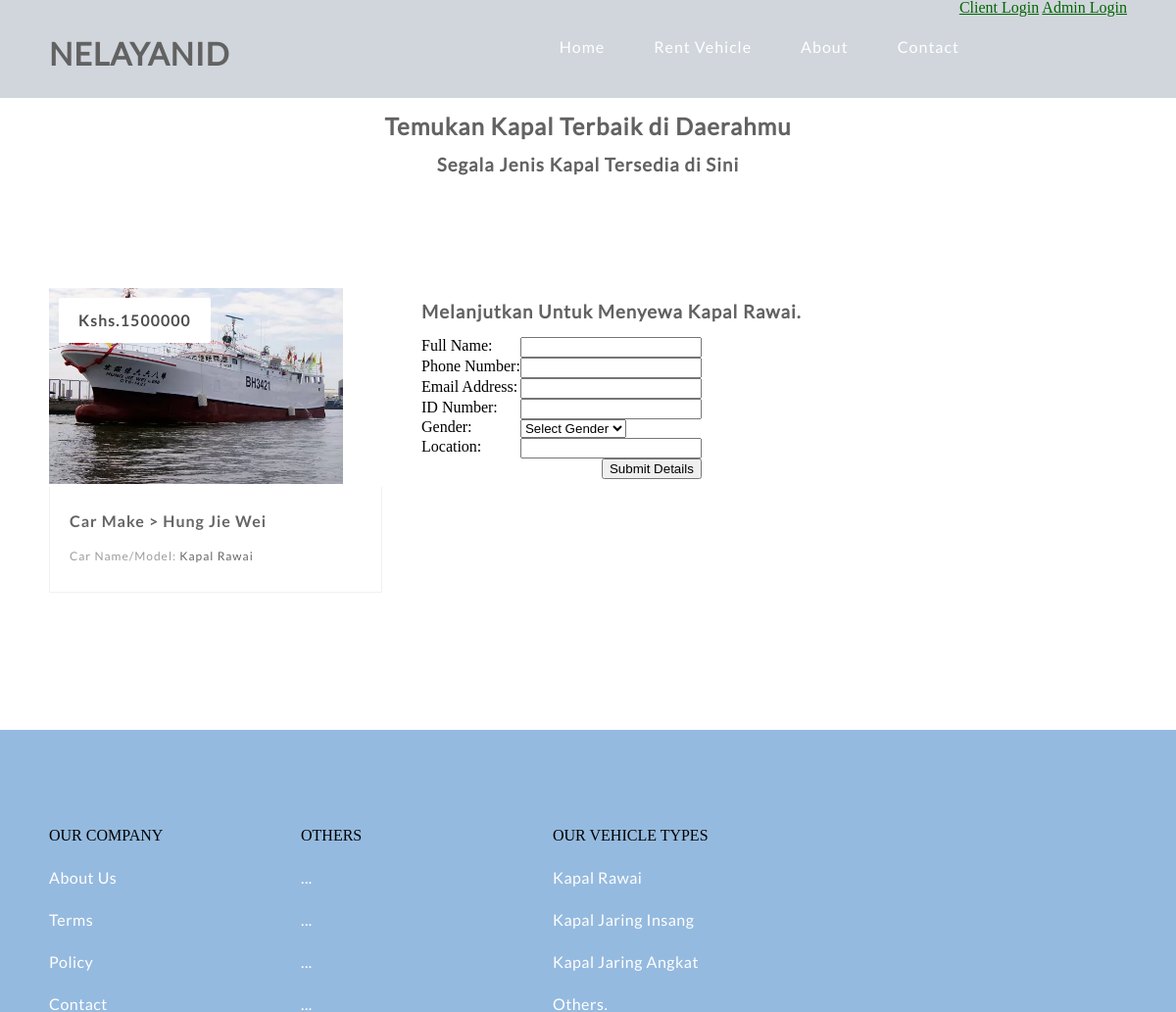
/book_car.php?id=11, run on the app's committed database.
### tables this page shows
CREATE TABLE `cars` (
  `car_id` int(11) NOT NULL,
  `car_name` varchar(255) NOT NULL,
  `car_type` varchar(255) NOT NULL,
  `image` text NOT NULL,
  `hire_cost` int(11) NOT NULL,
  `capacity` int(11) NOT NULL,
  `status` varchar(255) NOT NULL
);

### book_car.php (the view, shortened to what this page needs)
<?php
	include 'includes/config.php';
	$isLoggedIn = isset($_SESSION['email']) && isset($_SESSION['pass']);
	$carId = $_GET['id'];
	$sel = "SELECT * FROM cars WHERE car_id = '$carId'";
	$rs = $conn->query($sel);
	$rws = $rs->fetch_assoc();
?>
<!DOCTYPE html>
<html lang="en">
<head>
	<link rel="stylesheet" type="text/css" href="css/reset.css">
	<link rel="stylesheet" type="text/css" href="css/responsive.css">
</head>
<body>
	<section class="">
		<?php include 'header.php'; ?>
		<section class="caption">
			<h2 class="caption" style="text-align: center">Temukan Kapal Terbaik di Daerahmu</h2>
			<h3 class="properties" style="text-align: center">Segala Jenis Kapal Tersedia di Sini</h3>
		</section>
	</section>
	<section class="listings">
		<div class="wrapper">
			<ul class="properties_list">
				<li>
					<a href="book_car.php?id=<?php echo $rws['car_id'] ?>">
						<img class="thumb" src="cars/<?php echo $rws['image']; ?>" width="300" height="200">
					</a>
					<span class="price"><?php echo 'Kshs.' . $rws['hire_cost']; ?></span>
					<div class="property_details">
						<h1>
							<a href="book_car.php?id=<?php echo $rws['car_id'] ?>"><?php echo 'Car Make > ' . $rws['car_type']; ?></a>
						</h1>
						<h2>Car Name/Model: <span class="property_size"><?php echo $rws['car_name']; ?></span></h2>
					</div>
				</li>
				<h3>Melanjutkan Untuk Menyewa <?php echo $rws['car_name']; ?>.</h3>
				<?php if (!$isLoggedIn) : ?>
					<form method="post">
						<table>
							<tr>
								<td>Full Name:</td>
								<td><input type="text" name="fname" required></td>
							</tr>
							<tr>
								<td>Phone Number:</td>
								<td><input type="text" name="phone" required></td>
							</tr>
							<tr>
								<td>Email Address:</td>
								<td><input type="email" name="email" required></td>
							</tr>
							<tr>
								<td>ID Number:</td>
								<td><input type="text" name="id_no" required></td>
							</tr>
							<tr>
								<td>Gender:</td>
								<td>
									<select name="gender">
										<option> Select Gender </option>
									</select>
								</td>
							</tr>
							<tr>
								<td>Location:</td>
								<td><input type="text" name="location" required></td>
							</tr>
							<tr>
								<td colspan="2" style="text-align:right"><input type="submit" name="save" value="Submit Details"></td>
							</tr>
						</table>
					</form>
				<?php else : ?>
					<a href="pay.php">Click to Book</a>
				<?php endif; ?>
			</ul>
		</div>
	</section>
	<footer>
		<div class="wrapper footer">
			<ul>
				<li class="links">
					<ul>
						<li>OUR COMPANY</li>
						<li><a href="#">About Us</a></li>
						<li><a href="#">Terms</a></li>
						<li><a href="#">Policy</a></li>
						<li><a href="#">Contact</a></li>
					</ul>
				</li>
				<li class="links">
					<ul>
						<li>OTHERS</li>
						<li><a href="#">...</a></li>
						<li><a href="#">...</a></li>
						<li><a href="#">...</a></li>
						<li><a href="#">...</a></li>
					</ul>
				</li>
				<li class="links">
					<ul>
						<li>OUR VEHICLE TYPES</li>
						<li><a href="#">Kapal Rawai</a></li>
						<li><a href="#">Kapal Jaring Insang</a></li>
						<li><a href="#">Kapal Jaring Angkat</a></li>
						<li><a href="#">Others.</a></li>
					</ul>
				</li>
			</ul>
		</div>
	</footer>
</body>
</html>

### css/responsive.css (style rules this page uses)
body { background: #fff; }
.wrapper { max-width: 1100px; margin: 0 auto; position: relative; }
h1, h2, h3, h4, h5 ,h6 { color: #626262; font-family: "lato-regular", Helvetica, Arial, sans-serif; letter-spacing: 1px; }
h1 { font-size: 2em; margin: .67em 0 }
h2 { font-size: 1.5em; margin: .75em 0 }
h3 { font-size: 1.17em; margin: .83em 0 }
h1, h2, h3, h4, h5, h6 { font-weight: bolder }
.listings { padding: 100px 0; }
.listings ul.properties_list { list-style: none; overflow: hidden; }
.listings ul.properties_list li { display: block; width: 30.90909090909091%; height: auto; position: relative; float: left; margin: 0 3.636363636363636% 3.636363636363636% 0; }
.listings ul.properties_list li .price { position: absolute; top: 10px; left: 10px; padding: 15px 20px; background: #ffffff; color: #514d4d; font-family: "lato-bold", Helvetica, Arial, sans-serif; font-size: 16px; font-weight: bold; letter-spacing: 1px; border-radius: 2px; -webkit-border-radius: 2px; -moz-border-radius: 2px; -o-border-radius: 2px; }
.listings ul li .property_details { width: 87.64705882352941%; padding: 2.941176470588235% 5.882352941176471% 4.117647058823529% 5.882352941176471%; border-bottom: 1px solid #f2f1f1; border-left: 1px solid #f2f1f1; border-right: 1px solid #f2f1f1; transition: all .2s linear; -webkit-transition: all .2s linear; -moz-transition: all .2s linear; -o-transition: all .2s linear; }
.listings ul li .property_details h1 { color: #666464; font-family: "lato-bold", Helvetica, Arial, sans-serif; font-size: 16px!important; font-weight: bold; margin-bottom: 5px; line-height: 28px; }
.listings ul li .property_details h1 a { text-decoration: none; color: #666464; }
.listings ul li .property_details h2 { color: #9d9d9d; font-family: "lato-regular", Helvetica, Arial, sans-serif; font-size: 12px; line-height: 26px; font-weight: normal; }
.listings ul li .property_details .property_size { color: #676767; }
footer { padding-top: 100px; background: #95badf; }
footer .footer > ul { overflow: hidden; }
footer .footer > ul > li { display: block; float: left; list-style: none; margin-right: 60px; }
footer .footer > ul > li.links { width: 197px; }
footer ul li.links > ul > li { display: block; width: 100%; list-style: none; margin-bottom: 27px; }
footer ul li.links > ul > li:last-child { margin-bottom: 0; }
footer .footer > ul > li.links li a { text-decoration: none; display: block; color: #fff; font-family: "lato-regular", Helvetica, Arial, sans-serif; font-size: 16px; letter-spacing: .5px; text-align: left; }

### data on the page
cars: image (picture), hire_cost "1500000", car_type "Hung Jie Wei", car_name "Kapal Rawai"
